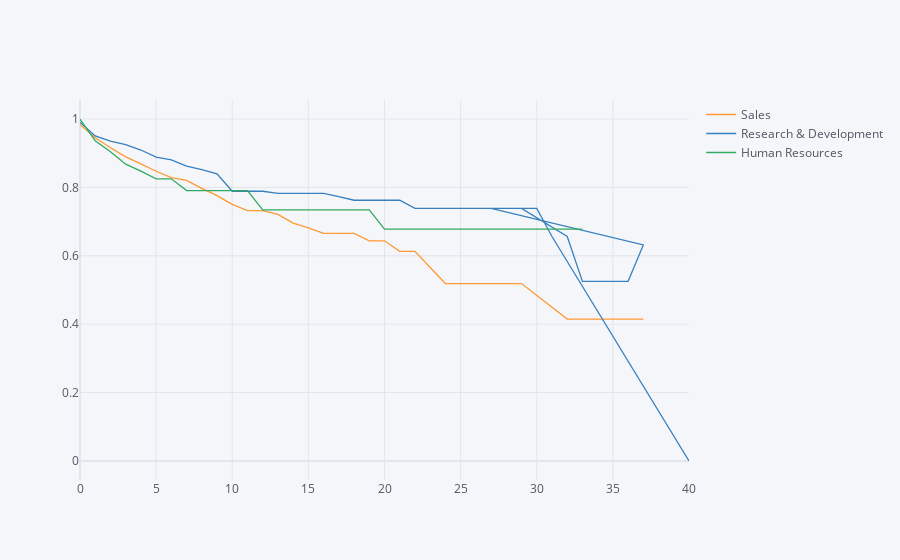

Notebook code for this chart:
### Markdown cell above
## 7. Let's investigate whether the department the employee works in has an impact on how long they stay with the company. Generate and plot survival curves showing retention by department and years the employee has worked at the company.

### Code cell
survival(data, 'Department', 'YearsAtCompany', 'Attrition').iplot()

### Figure 1 — Plotly figure (JSON) as saved in the notebook; plotly's stock layout.template omitted (floating-point values rounded to 4 significant figures)
{"data": [{"line": {"color": "rgba(255, 153, 51, 1.0)", "dash": "solid", "shape": "linear", "width": 1.3}, "mode": "lines", "name": "Sales", "text": "", "type": "scatter", "x": [0, 1, 2, 3, 4, 5, 6, 7, 8, 9, 10, 11, 12, 13, 14, 15, 16, 17, 18, 19, 20, 21, 22, 23, 24, 25, 26, 29, 32, 33, 34, 36, 37, 27, 30, 31, 40], "y": [0.9843, 0.9453, 0.9158, 0.8891, 0.8689, 0.8473, 0.8285, 0.8205, 0.7971, 0.7759, 0.7502, 0.7319, 0.7319, 0.7209, 0.6956, 0.6819, 0.6653, 0.6653, 0.6653, 0.6438, 0.6438, 0.6132, 0.6132, 0.566, 0.5188, 0.5188, 0.5188, 0.5188, 0.4151, 0.4151, 0.4151, 0.4151, 0.4151, "", "", "", ""]}, {"line": {"color": "rgba(55, 128, 191, 1.0)", "dash": "solid", "shape": "linear", "width": 1.3}, "mode": "lines", "name": "Research & Development", "text": "", "type": "scatter", "x": [0, 1, 2, 3, 4, 5, 6, 7, 8, 9, 10, 11, 12, 13, 14, 15, 16, 17, 18, 19, 20, 21, 22, 23, 24, 25, 26, 29, 32, 33, 34, 36, 37, 27, 30, 31, 40], "y": [0.9906, 0.9503, 0.9351, 0.9249, 0.9093, 0.8886, 0.8805, 0.8624, 0.852, 0.8399, 0.7887, 0.7887, 0.7887, 0.7825, 0.7825, 0.7825, 0.7825, 0.7729, 0.7624, 0.7624, 0.7624, 0.7624, 0.7386, 0.7386, 0.7386, 0.7386, 0.7386, 0.7386, 0.6565, 0.5252, 0.5252, 0.5252, 0.6319, 0.7386, 0.7386, 0.6565, 0]}, {"line": {"color": "rgba(50, 171, 96, 1.0)", "dash": "solid", "shape": "linear", "width": 1.3}, "mode": "lines", "name": "Human Resources", "text": "", "type": "scatter", "x": [0, 1, 2, 3, 4, 5, 6, 7, 8, 9, 10, 11, 12, 13, 14, 15, 16, 17, 18, 19, 20, 21, 22, 23, 24, 25, 26, 29, 32, 33, 34, 36, 37, 27, 30, 31, 40], "y": [1, 0.9365, 0.9042, 0.868, 0.8474, 0.8251, 0.8251, 0.7907, 0.7907, 0.7907, 0.7907, 0.7907, 0.7342, 0.7342, 0.7342, 0.7342, 0.7342, 0.7342, 0.7342, 0.7342, 0.6777, 0.6777, 0.6777, 0.6777, 0.6777, 0.6777, 0.6777, 0.6777, 0.6777, 0.6777, "", "", "", "", "", "", ""]}], "layout": {"legend": {"bgcolor": "#F5F6F9", "font": {"color": "#4D5663"}}, "paper_bgcolor": "#F5F6F9", "plot_bgcolor": "#F5F6F9", "title": {"font": {"color": "#4D5663"}}, "xaxis": {"gridcolor": "#E1E5ED", "showgrid": true, "tickfont": {"color": "#4D5663"}, "title": {"font": {"color": "#4D5663"}, "text": ""}, "zerolinecolor": "#E1E5ED"}, "yaxis": {"gridcolor": "#E1E5ED", "showgrid": true, "tickfont": {"color": "#4D5663"}, "title": {"font": {"color": "#4D5663"}, "text": ""}, "zerolinecolor": "#E1E5ED"}}}
